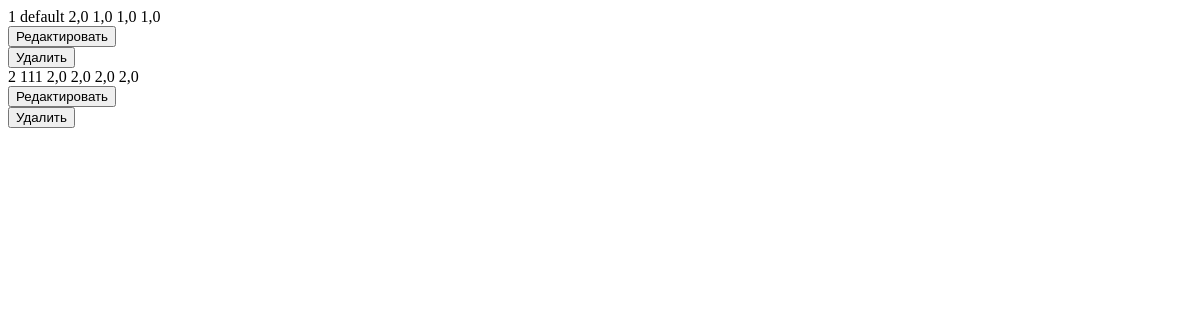
/tariff/list/, run on an earlier commit of the app's database.
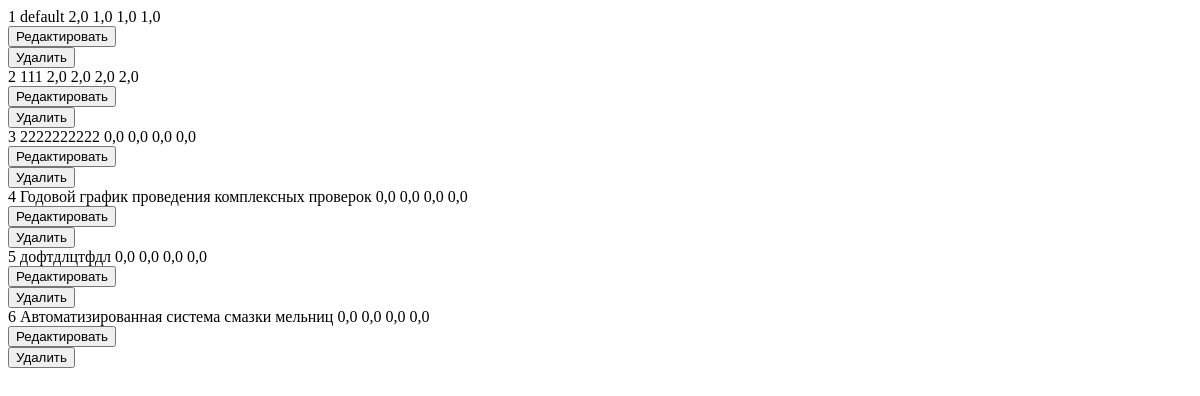
And on a later commit of the database.
### tariff/models.py (models this page shows, shortened)
class Tariff(models.Model):
    name = models.CharField(max_length=200)
    maintenance = models.FloatField(null=True, blank=True)
    heating = models.FloatField(null=True, blank=True)
    heating_rub = models.FloatField(null=True, blank=True)
    hot_water = models.FloatField(null=True, blank=True)
    hot_water_odn = models.FloatField(null=True, blank=True)
    cold_water = models.FloatField(null=True, blank=True)
    cold_water_odn = models.FloatField(null=True, blank=True)
    sewage = models.FloatField(null=True, blank=True)
    sewage_odn = models.FloatField(null=True, blank=True)
    solid_waste = models.FloatField(null=True, blank=True)
    electricity = models.FloatField(null=True, blank=True)
    lift = models.FloatField(null=True, blank=True)
    electricity_odn = models.FloatField(null=True, blank=True)
    capital_repair = models.FloatField(null=True, blank=True, default=0)
    class Meta:
        verbose_name = 'tariff'
        verbose_name_plural = 'tariffs'

### tariff/views.py (the view)
# urls.py: path('list/', tariff_list, name='tariff_list'),
def tariff_list(request):
    return render(request, 'tariff/tariff_list.html', {
        'tariff_list': Tariff.objects.all(),
    })

### tariff/templates/tariff/tariff_list.html
{% for tariff in tariff_list %}
  <tr>
    <td>
      <span class="apartment-nomer">{{ forloop.counter }}</span>
    </td>
    <td>{{ tariff.name }}</td>
    <td>{{ tariff.maintenance }}</td>
    <td>{{ tariff.heating }}</td>
    <td>{{ tariff.heating_rub }}</td>
    <td>{{ tariff.hot_water }}</td>
    <td class="container">
    <div class="button">
      <button class="edit-btn2" hx-get="{% url 'tariff:edit_tariff' pk=tariff.pk %}" hx-target="#dialog">Редактировать</button>
    </div>
    <div class="button">
      <button class="delete-btn2" hx-get="{% url 'tariff:tariff_delete' pk=tariff.pk %}" hx-target="#confirmation">Удалить</button>
    </div>
    </td>
</tr>
{% endfor %}

What changed in the data, as far as the page shows it:
added Tariff: name "2222222222", maintenance "0,0", heating "0,0", heating_rub "0,0", hot_water "0,0"
added Tariff: name "Годовой график проведения комплексных проверок", maintenance "0,0", heating "0,0", heating_rub "0,0", hot_water "0,0"
added Tariff: name "дофтдлцтфдл", maintenance "0,0", heating "0,0", heating_rub "0,0", hot_water "0,0"
added Tariff: name "Автоматизированная система смазки мельниц", maintenance "0,0", heating "0,0", heating_rub "0,0", hot_water "0,0"
